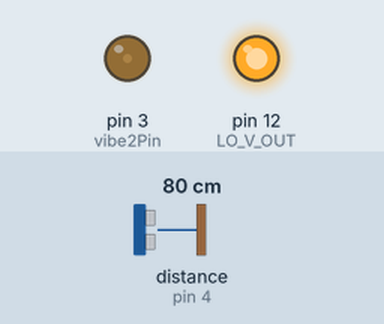
Simulated run of this sketch. Board: Arduino Uno, built with avr-gcc and run on an emulated ATmega328P. Parts: output pins drawn as LEDs (lit = HIGH). Inputs (shaded band) come from the test bench; at power-on: distance to the obstacle (sensor on pin 4) 80 cm. The echo pulse lasts 58.3 µs per cm; pins used as bus, display or sensor lines are not drawn; what the sketch prints to the serial monitor is not drawn.

Above: at 1.2 s.
1.3 s: distance to the obstacle (sensor on pin 4) set to 2 cm
At 2.6 s:
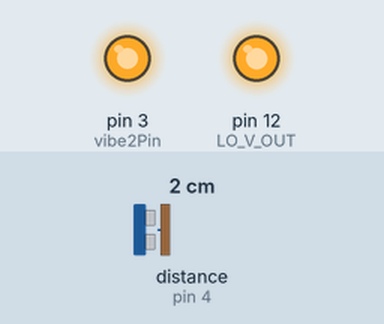
2.9 s: distance to the obstacle (sensor on pin 4) set to 250 cm
At 3.1 s:
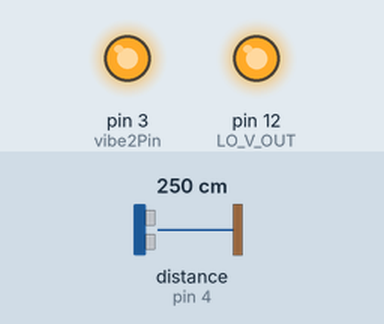
Timing chart, 0 to 5.9 s (numbered marks = the images above; inputs shaded):
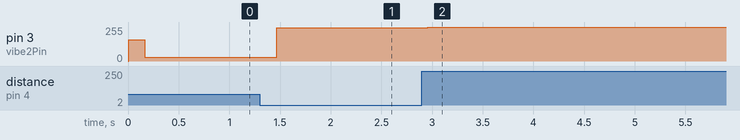

The sketch:

UltrasonicReading.ino
```cpp
/* Arduino Code (C) for Team Blynx's Intel RPC device  */

//Global Variable declarations
  const int trig1Pin = 11;
  const int echo1Pin = 13;
  const int vibe1Pin = 9;

  const int trig2Pin = 0;
  const int echo2Pin = 4;
  const int vibe2Pin = 3;

  const int LO_V_OUT = 12;


  const int numSamples = 25;
  const float convRatio = 0.017015;   //proportionality constant for converting elapsed time
                                      //to centimeters
  int duration1;
  float distance1;
  int outVal1;


  int duration2;
  float distance2;
  int outVal2;

void setup() {
  Serial.begin(115200);
  pinMode(LO_V_OUT, OUTPUT);
  digitalWrite(LO_V_OUT, HIGH);

  pinMode(trig1Pin, OUTPUT);
  pinMode(echo1Pin, INPUT);

  pinMode(trig2Pin, OUTPUT);
  pinMode(echo2Pin, INPUT);

  Serial.println("START");
}


void loop() {

  //duration1 = smooth1(readSensor(trig1Pin,echo1Pin));    //smooth function evaluates average of several values
  //distance1 = duration1*convRatio;
  //outVal1 = map(duration1, 0, 12000, 255, 48);
  //outVal1 = outVal1 > 1 ? outVal1 : 1;

  //delay(100);

  duration2 = smooth2(readSensor(trig2Pin,echo2Pin));    //smooth function evaluates average of several values
  distance2 = duration2*convRatio;
  outVal2 = map(duration2, 0, 5000, 255, 48);
  outVal2 = outVal2 > 1 ? outVal2 : 1;

  printStatus();

  //analogWrite(vibe1Pin, outVal2);
  analogWrite(vibe2Pin, outVal2);

  //delay(50);
  //delayMicroseconds(10);
}


int readSensor(int trigPin, int echoPin){
  digitalWrite(trigPin, LOW);
  delayMicroseconds(20);
  digitalWrite(trigPin, HIGH);
  delayMicroseconds(100);
  digitalWrite(trigPin, LOW);

  return pulseIn(echoPin, HIGH, 12000);

}


int smooth1 (int newRead) {
  static int index = 0;
  static int count;
  static int samples[numSamples] = {0};
  static int sum = 0;
  static float avg;

  samples[index] = newRead;
  count++;
  count = count < numSamples ? count + 1 : numSamples;
  sum += newRead;
  sum -= samples[++index %= numSamples];
  avg = sum/count;

  return avg;
}

int smooth2 (int newRead) {
  static int index = 0;
  static int count;
  static int samples[numSamples] = {0};
  static int sum = 0;
  static float avg;

  samples[index] = newRead;
  count++;
  count = count < numSamples ? count + 1 : numSamples;
  sum += newRead;
  sum -= samples[++index %= numSamples];
  avg = sum/count;

  return avg;
}

void printStatus(){
  /*
  Serial.println("SENSOR 1:");
  Serial.print("duration1 = ");
  Serial.print(duration1);
  Serial.println(" microseconds");

  Serial.print("outVal1 = ");
  Serial.println(outVal1);

  Serial.print(distance1);
  Serial.println(" cm");
  Serial. println ("#####################");
  */


  //Serial.println("\nSENSOR 2:");

  Serial.print("duration2 = ");
  Serial.print(duration2);
  Serial.println(" microseconds");

  Serial.print("outVal2 = ");
  Serial.println(outVal2);

  Serial.print(distance2);
  Serial.println(" cm");

  Serial. println ("#####################");
}


/*
         _
     .__(.)< ("Quack. Don't mind me, I'm just a duck swimming on the source code")
      \___)
~~~~~~~~~~~~~~~~~~~~~~~~~~~~~~~~~~~~~~~~~~~~~~~~~~~~~~~~~~~~~~~~~~~~~~~~~~~~~~~~~~

*/
```

Measured:
- after the input at 1.3 s, pin 3 (vibe2Pin): 30/255 → 251/255 after 0.17 s
- after the input at 2.9 s, pin 3 (vibe2Pin): 251/255 → 252/255 after 0.06 s, → 253/255 0.07 s later, → 254/255 0.07 s later, → 255/255 0.07 s later
